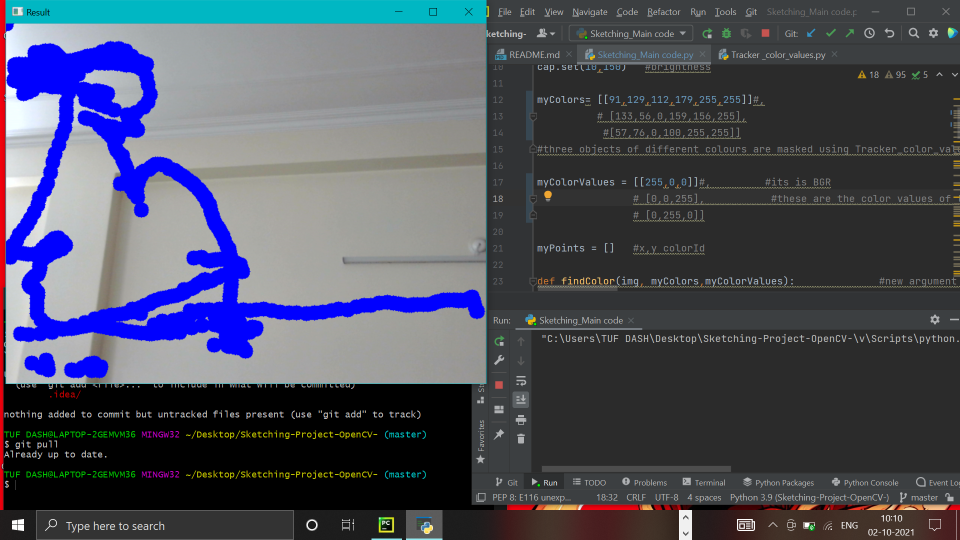
#> input picture The_Resting_Farmer.png, 1920 x 1080 px, given in place of the camera (shown at 1/2 size)
$ python 'Sketching_Main code.py'
#> lines starting #> are read from the running program, lines starting #| are printed output that depends on the picture; after the words box and inside, x2 and y2 are one past the last pixel; in counts of white or black regions, pixels touching at a corner belong together
#> further down, img is the input picture: shape (1080, 1920, 3); mean B, G, R 93, 78.7, 75.8
import cv2
import numpy as np

frameWidth = 640
frameHeight = 480

cap = cv2.VideoCapture(0+cv2.CAP_DSHOW)   #for instant access & display using external USB webcam
cap.set(3, frameWidth)
cap.set(4, frameHeight)
cap.set(10,150)   #brightness

myColors= [[91,107,167,179,255,255],
           [133,56,0,159,156,255],
           [57,76,0,100,255,255]]
#three objects of different colours are masked using Tracker_color_values.py

myColorValues = [[255,0,0],         #its is BGR
                 [0,0,255],           #these are the color values of the type of ink you wish to use
                 [0,255,0]]

myPoints = []   #x,y colorId

def findColor(img, myColors,myColorValues):              #new argument added in the function

    imgHSV = cv2.cvtColor(img, cv2.COLOR_BGR2HSV)
#> imgHSV: shape (1080, 1920, 3); mean H, S, V 42.7, 35.8, 97.8

    count=0
    newPoints =[]

    for color in myColors:                #this will loop through all colored objects' HSV
        lower = np.array(color[:3])
        upper = np.array(color[3:])
        mask = cv2.inRange(imgHSV, lower, upper)
        x,y=getContours(mask)
        cv2.circle(imgResult,(x,y),10,myColorValues[count],cv2.FILLED)  #There will be a cirlce at the top.
        if x!=0 and y!=0:
            newPoints.append([x, y, count])

        count+=1
#> this loop made 3 passes
#> x on passes 1, 3: 486, 492
#> (contours in getContours, x) on pass 2: (51 contours, all with area under 20, 0)
#> pass 1, in findColor, `mask = cv2.inRange(imgHSV, lower, upper)`:
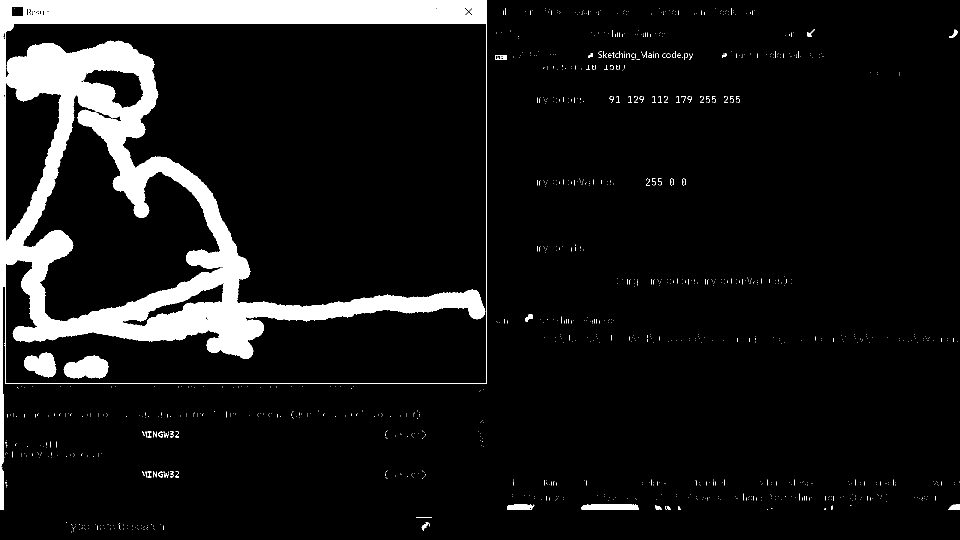
#> mask: shape (1080, 1920) (shown at 1/2 size); 9.1% white; 1189 white regions (1130 under 20 px), largest, box (x1, y1, x2, y2) and area: (0, 0, 973, 1020) 176440, (127, 710, 218, 757) 3034, (48, 704, 113, 756) 2230
#> pass 2, in findColor, `mask = cv2.inRange(imgHSV, lower, upper)`:
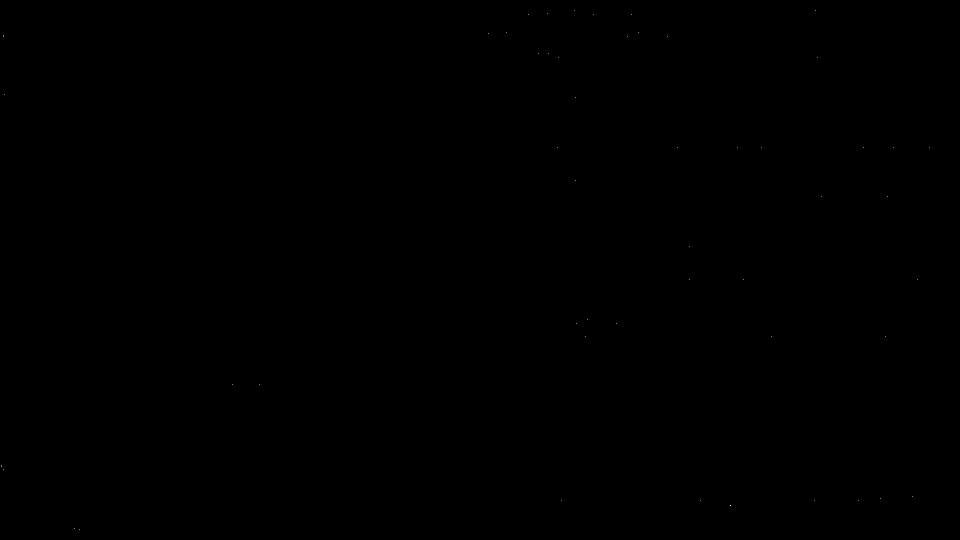
#> mask: shape (1080, 1920) (shown at 1/2 size); 0% white in thin lines or dots
#> pass 3, in findColor, `mask = cv2.inRange(imgHSV, lower, upper)`:
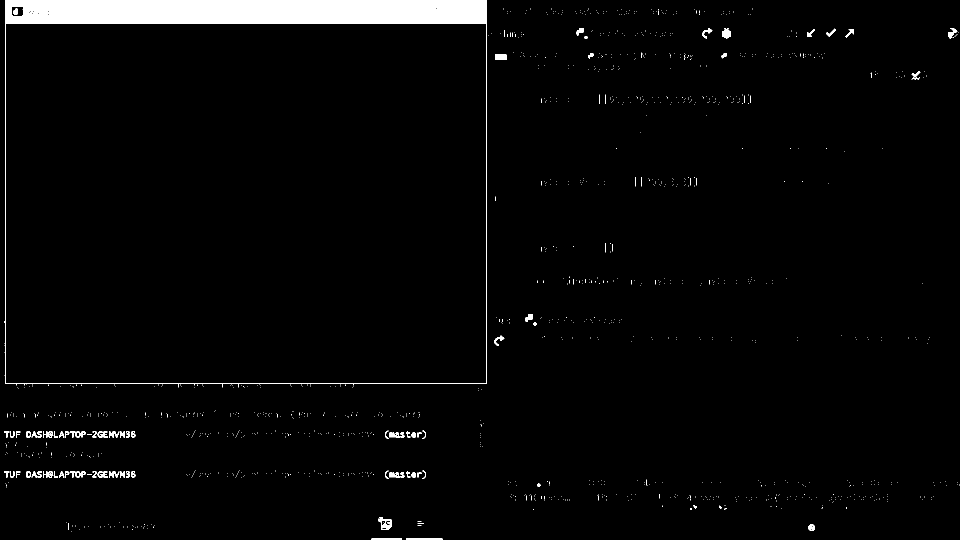
#> mask: shape (1080, 1920) (shown at 1/2 size); 2.7% white; 1320 white regions (1239 under 20 px), largest, box (x1, y1, x2, y2) and area: (8, 0, 974, 775) 46916, (757, 1034, 783, 1060) 357, (990, 109, 1013, 120) 253
#> after the loop: imgResult: shape (1080, 1920, 3); 0.02% of pixels changed, all inside (x1, y1, x2, y2) = (0, 0, 503, 11)
#> after the loop, count = 3; newPoints = []
    return newPoints

def getContours(img):    #function copied from Contour_function.py
    contours, hierarchy = cv2.findContours(img, cv2.RETR_EXTERNAL, cv2.CHAIN_APPROX_NONE)      #image and retrievel method, we are using external method. RETR_EXTERNAL retrieves the extreme outer contours #next we have approximations: where we can request either all info or we can get compressed value, hence reduced value. Here I am asking for all values.

    x,y,w,h =  0,0,0,0   #if area < 500, it still needs to return somthing.

    for cnt in contours:
        area = cv2.contourArea(cnt)    #gets the area of those contours


        #now I need to give minimum threshold area so that it doesnt detect any noise
        if area>500:
            #cv2.drawContours(imgResult, cnt, -1, (255, 0, 0),3)  # it draws it out, but I wish to use it on copied image #first the image we need, then the contour, then index -1 because I need all the contours  #gave it blue color and gave the thickness as 3
            #as my shapes already had area > 500 it didnt create any issues.
            #now lets calculate the curve length
            peri = cv2.arcLength(cnt,True)   #True as contours is closed

            #approximate the number of corner points
            approx = cv2.approxPolyDP(cnt,0.02*peri,True)   #a contour is given and then the resolution,
            x, y, w, h = cv2.boundingRect(approx)

    return x + w // 2, y  # this will give us the top point and centre as well

def drawOnCanvas(myPoints, myColorValues):
    for point in myPoints:
        cv2.circle(imgResult, (point[0], point[1]), 10, myColorValues[point[2]], cv2.FILLED)

while True:
    success, img = cap.read()
    imgResult = img.copy()  # this will be the image which will have the final information on it.
    newPoints = findColor(img,myColors, myColorValues)      #function is called
#> newPoints = []

    if len(newPoints)!=0:
        for newP in newPoints:    #we are getting separate list. We cannot put a list inside a list. It wont work that way.
            myPoints.append(newP)
    if len(myPoints)!=0:
        drawOnCanvas(myPoints,myColorValues)

    cv2.imshow("Result",imgResult)
    if cv2.waitKey(1) & 0xFF == ord('q'):           #exit frame if pressed q
#> (key q is pressed here)
        break
